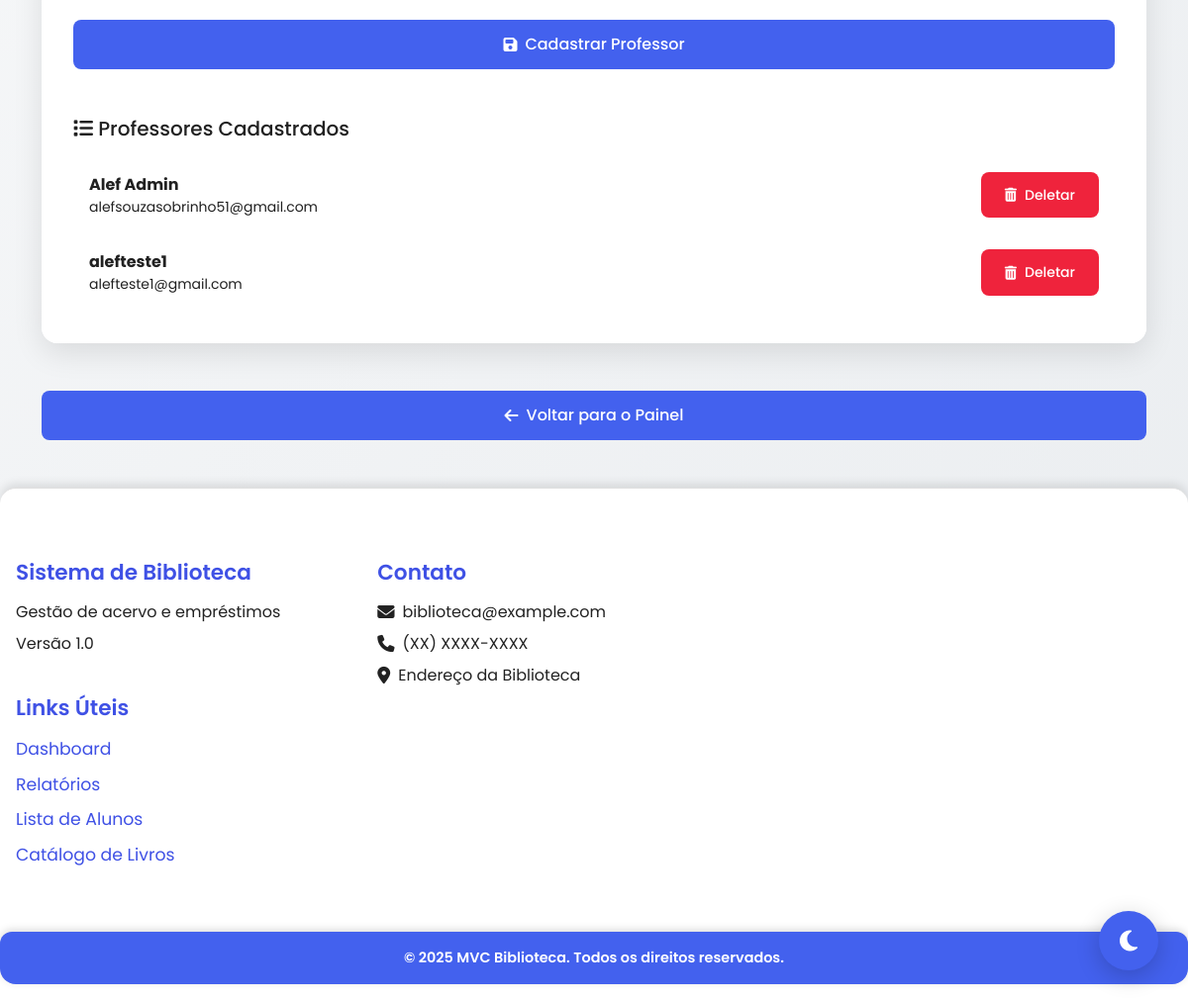
Page /frontend/cadastro_professor.php (signed in, lower part) on the earlier database version.
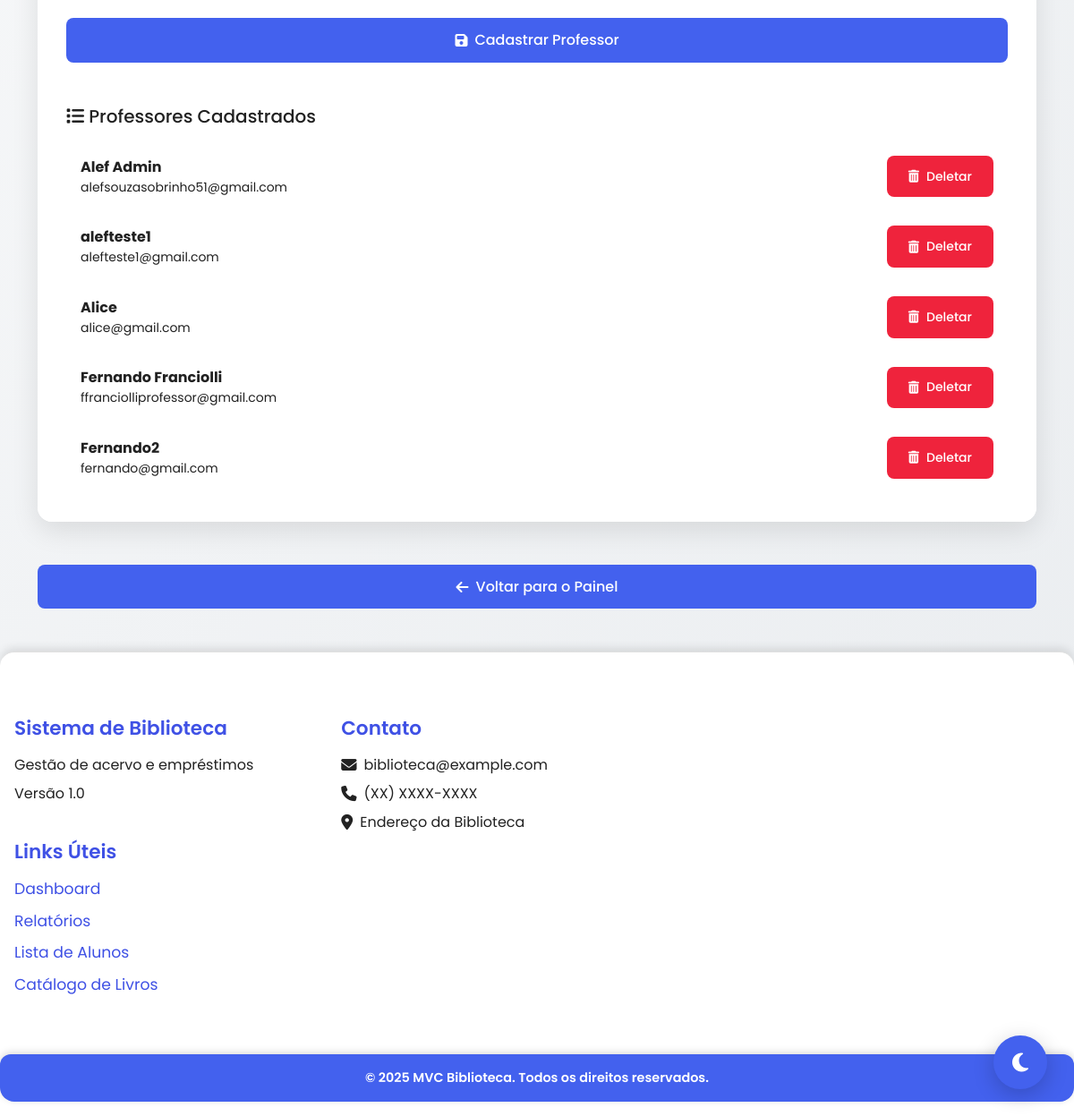
Same page on the later database version.
### tables this page shows
CREATE TABLE `professores` (
  `id` int(11) NOT NULL,
  `nome` varchar(100) NOT NULL,
  `email` varchar(100) NOT NULL,
  `cpf` varchar(14) NOT NULL,
  `senha` varchar(255) NOT NULL,
  `data_cadastro` datetime DEFAULT current_timestamp(),
  `ultimo_login` datetime DEFAULT NULL,
  `ativo` tinyint(1) DEFAULT 1,
  `admin` tinyint(1) DEFAULT 0
);

### frontend/cadastro_professor.php (the view, shortened to what this page needs)
<!DOCTYPE html>
<html lang="pt" data-theme="light">
<head>
    <link href="https://cdn.jsdelivr.net/npm/bootstrap@5.3.0/dist/css/bootstrap.min.css" rel="stylesheet">
    <link rel="stylesheet" href="https://cdnjs.cloudflare.com/ajax/libs/font-awesome/6.4.2/css/all.min.css">
    <link rel="stylesheet" href="assets/css/cadastro_professor.css">
</head>
<body>
    <button class="theme-toggle" id="themeToggle">
        <i class="fas fa-moon" id="themeIcon"></i>
    </button>
    <div class="container">
        <div class="card">
            <div class="card-body">
                <form method="POST" action="">
                    <button type="submit" class="btn btn-primary w-100">
                        <i class="fas fa-save"></i> Cadastrar Professor
                    </button>
                </form>
                <div class="mt-5">
                    <h5 class="mb-3" style="color: var(--text-color);">
                        <i class="fas fa-list"></i> Professores Cadastrados
                    </h5>
                    <div class="list-group">
                        <?php
                        require '../includes/conn.php';
                        $sql = "SELECT id, nome, email FROM professores ORDER BY nome ASC";
                        $result = $conn->query($sql);
                        if ($result->num_rows > 0) {
                            while ($row = $result->fetch_assoc()) {
                                echo '<div class="list-group-item">';
                                echo '<div class="d-flex justify-content-between align-items-center">';
                                echo '<div>';
                                echo '<strong>' . htmlspecialchars($row['nome']) . '</strong>';
                                echo '<div class="small"  style="color: var(--text-color);">' . htmlspecialchars($row['email']) . '</div>';
                                echo '</div>';
                                echo '<form method="POST" class="d-inline-block" onsubmit="return confirm(\'Tem certeza que deseja deletar este professor?\')">';
                                echo '<button type="submit" name="delete" class="btn btn-danger btn-sm">';
                                echo '<i class="fas fa-trash-alt"></i> Deletar';
                                echo '</button>';
                                echo '</form>';
                                echo '</div>';
                                echo '</div>';
                            }
                        } else {
                            echo '<div class="list-group-item text-center text-muted">';
                            echo '<i class="fas fa-user-slash fa-2x mb-2"></i>';
                            echo '<p class="mb-0">Nenhum professor cadastrado</p>';
                            echo '</div>';
                        }
                        ?>
                    </div>
                </div>
            </div>
        </div>
        <a href="dashboard.php" class="btn btn-primary w-100" id="voltaDashboardId">
            <i class="fas fa-arrow-left"></i> Voltar para o Painel
        </a>
    </div>
    <div id="footer"></div>
    <link rel="stylesheet" href="_css/footer.css">
</body>
</html>

Differences in the rows shown:
added professores: nome "Alice", email "alice@gmail.com"
added professores: nome "Fernando Franciolli", email "ffranciolliprofessor@gmail.com"
added professores: nome "Fernando2", email "fernando@gmail.com"
